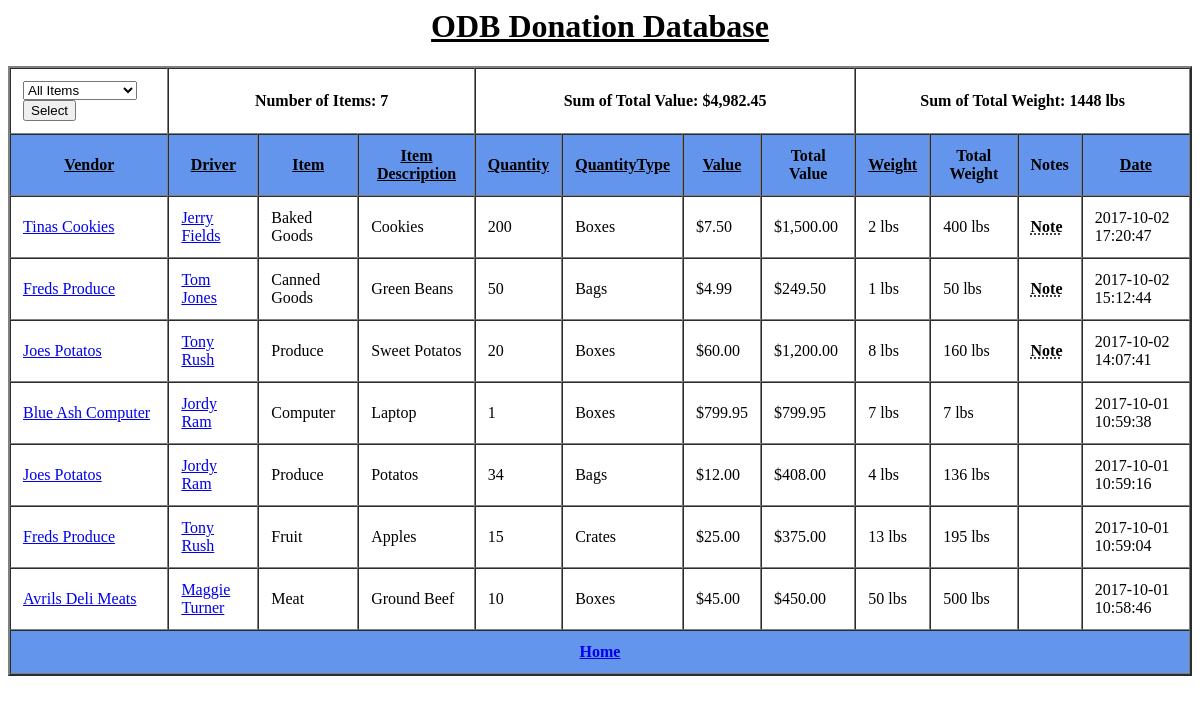
Before: /list.php with the older database file.
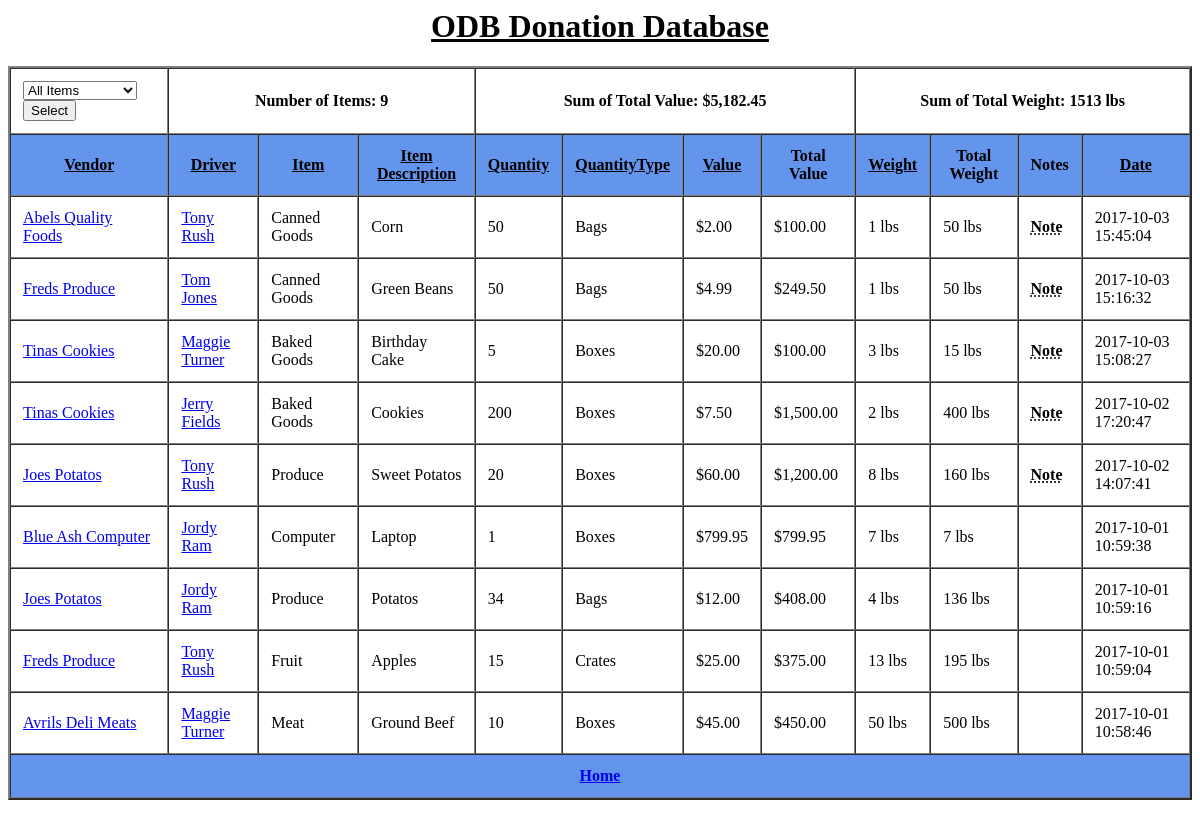
After: the same page with the newer database file.
### tables this page shows
CREATE TABLE `Donation` (
  `Id` int(11) NOT NULL AUTO_INCREMENT,
  `Vendor` int(11) NOT NULL,
  `Driver` varchar(50) NOT NULL,
  `Items` varchar(50) NOT NULL,
  `ItemDesc` varchar(50) NOT NULL,
  `Quantity` int(11) NOT NULL,
  `QuantityType` varchar(50) NOT NULL,
  `Value` decimal(10,2) NOT NULL,
  `Weight` double NOT NULL,
  `Notes` varchar(250) DEFAULT NULL,
  `Date` datetime NOT NULL DEFAULT CURRENT_TIMESTAMP,
  `Initialize` datetime NOT NULL DEFAULT CURRENT_TIMESTAMP,
  PRIMARY KEY (`Id`),
  UNIQUE KEY `Id` (`Id`)
);

CREATE TABLE `Vendor` (
  `Id` int(11) NOT NULL AUTO_INCREMENT,
  `Vendor` varchar(75) NOT NULL,
  `Contact` varchar(75) NOT NULL,
  `Email` varchar(75) NOT NULL,
  `Address` varchar(150) NOT NULL,
  `City` varchar(50) NOT NULL,
  `State` varchar(50) NOT NULL,
  `ZipCode` varchar(10) NOT NULL,
  `PhoneNumber` varchar(12) NOT NULL,
  PRIMARY KEY (`Id`),
  UNIQUE KEY `Id` (`Id`)
);

### list.php (the view, shortened to what the changed rows need)
<html>
 <head>
 </head>
 <?php
        require 'creds.php';
        if ( isset($_POST['itemType']) )
        {
            $varType = $_POST['itemType'];
            if ( $varType == 'ALL' )
            {
                $sql1 = "SELECT * FROM Donation";
                $sql2 = "SELECT SUM(Quantity * Weight) as sum_weight FROM Donation";
                $sql3 = "SELECT SUM(Quantity * Value) as sum_value FROM Donation";
            }
            else
            {
                $sql1 = "SELECT * FROM Donation WHERE Items = '$varType'";
                $sql2 = "SELECT SUM(Quantity * Weight) as sum_weight FROM Donation WHERE Items = '$varType'";
                $sql3 = "SELECT SUM(Quantity * Value) as sum_value FROM Donation WHERE Items = '$varType'";
            }
        }
        else
        {
            $varType = 'ALL';
            $sql1 = "SELECT * FROM Donation";
            $sql2 = "SELECT SUM(Quantity * Weight) as sum_weight FROM Donation";
            $sql3 = "SELECT SUM(QUantity * Value) as sum_value FROM Donation";
        }
        $result = $conn->query($sql1);
        $numItems = mysqli_num_rows($result);
        $result = $conn->query($sql2);
        $totalWeight = mysqli_fetch_assoc($result);
        $result = $conn->query($sql3);
        $totalValue = mysqli_fetch_assoc($result);
    ?>
 <body>
    <center><h1><u>ODB Donation Database</u></h1></center>
    <form name="RecordType" method="post" action="">
    <table border="2" cellpadding="12" cellspacing="0px" align="center">
    <p style="font-size:10px">
    <TR>
        <?php
          $sql = "SELECT * FROM ItemType ORDER BY Item";
        ?>
        <TD colspan="3" align="center"><b>Number of Items: <?php echo $numItems; ?></b></TD>
        <TD colspan="4" align="center"><b>Sum of Total Value: $<?php echo number_format($totalValue['sum_value'],2); ?></b></TD>
        <TD colspan="4" align="center"><b>Sum of Total Weight: <?php echo $totalWeight['sum_weight']; ?> lbs</b></TD>
    </TR>
    <TR>
        <TH bgcolor=#6495ED><a href="list.php?sort=Vendor&itemType=<?php echo $varType ?>" style="color:black">Vendor</a></TH>
        <TH bgcolor=#6495ED><a href="list.php?sort=Driver&itemType=<?php echo $varType ?>" style="color:black">Driver</a></TH>
        <TH bgcolor=#6495ED><a href="list.php?sort=Items&itemType=<?php echo $varType ?>" style="color:black">Item</a></TH>
        <TH bgcolor=#6495ED><a href="list.php?sort=ItemDesc&itemType=<?php echo $varType ?>" style="color:black">Item Description</a></TH>
        <TH bgcolor=#6495ED><a href="list.php?sort=Quantity&itemType=<?php echo $varType ?>" style="color:black">Quantity</a></TH>
        <TH bgcolor=#6495ED><a href="list.php?sort=QuantityType&itemType=<?php echo $varType ?>" style="color:black">QuantityType</a></TH>
        <TH bgcolor=#6495ED><a href="list.php?sort=Value&itemType=<?php echo $varType ?>" style="color:black">Value</a></TH>
        <TH bgcolor=#6495ED><a style="color:black"> Total Value</a></TH>
        <TH bgcolor=#6495ED><a href="list.php?sort=Weight&itemType=<?php echo $varType ?>" style="color:black">Weight</a></TH>
        <TH bgcolor=#6495ED><a style="color:black">Total Weight</a></TH>
        <TH bgcolor=#6495ED><a style="color:black">Notes</a></TH>
        <TH bgcolor=#6495ED><a href="list.php?sort=Date&itemType=<?php echo $varType ?>" style="color:black">Date</a></TH>
    </TR>
    <?php
    if (empty($varType) || $varType == 'ALL')
    {
    $sql = "SELECT Donation.Id As RecordId, Donation.Vendor AS VendorId, Vendor.Contact AS Name, Donation.Notes,
            Vendor.Email AS Email, Vendor.Vendor AS Vendor, Donation.Driver AS Driver, Donation.Items,
            Donation.ItemDesc, Donation.QuantityType, Donation.Quantity, Donation.Value, Donation.Weight, Donation.Date
            FROM `Donation` INNER JOIN Vendor on Donation.Vendor = Vendor.Id";
    }
    if (!empty($_GET['sort']))
    {
    if ($_GET['sort'] == 'RecordId')
    {
        $sql .= " ORDER BY RecordId";
    }
    if ($_GET['sort'] == 'Name')
    {
        $sql .= " ORDER BY Name";
    }
    elseif ($_GET['sort'] == 'Vendor')
    {
        $sql .= " ORDER BY Vendor";
    }
    elseif ($_GET['sort'] == 'Email')
    {
        $sql .= " ORDER BY Email";
    }
    elseif ($_GET['sort'] == 'Driver')
    {
        $sql .= " ORDER BY Driver";
    }
    elseif ($_GET['sort'] == 'Items')
    {
        $sql .= " ORDER BY Items";
    }
    elseif ($_GET['sort'] == 'ItemDesc')
    {
        $sql .= " ORDER BY ItemDesc";
    }
    elseif ($_GET['sort'] == 'QuantityType')
    {
        $sql .= " ORDER BY QuantityType";
    }
    elseif ($_GET['sort'] == 'Quantity')
    {
        $sql .= " ORDER BY Quantity";
    }
    elseif ($_GET['sort'] == 'Value')
    {
        $sql .= " ORDER BY Value";
    }
    elseif ($_GET['sort'] == 'Weight')
    {
        $sql .= " ORDER BY Weight";
    }
    elseif ($_GET['sort'] == 'Date')
    {
        $sql .= " ORDER BY Date";
    }
    }
    else
    {
        $sql .= " ORDER BY Date DESC";
    }
    $result = $conn->query($sql);
    if ( $result->num_rows > 0 )
    {
        while( $row = $result->fetch_assoc() )
        {
            echo "  <TR>\n";
            echo "   <TD><a href='edit.php?id=".$row['RecordId']."'>" .$row['Vendor']. "</a></TD>\n";
            echo "   <TD><a href='editdriver.php?name=".$row['Driver']."'>" .$row['Driver']. "</a></TD>\n";
            echo "   <TD>".$row['Items']."</TD>\n";
            echo "   <TD>".$row['ItemDesc']."</TD>\n";
            echo "   <TD>".$row['Quantity']."</TD>\n";
            echo "   <TD>".$row['QuantityType']."</TD>\n";
            echo "   <TD>$".number_format($row['Value'],2)."</TD>\n";
            echo "   <TD>$".number_format($row['Value'] * $row['Quantity'],2)."</TD>\n";
            echo "   <TD>".$row['Weight']." lbs</TD>\n";
            echo "   <TD>".$row['Weight'] * $row['Quantity']." lbs</TD>\n";
            if (!empty($row['Notes']))
            {
                echo "   <TD><abbr title=\"".$row['Notes']."\"><b>Note</b></abbr></TD>\n";
            }
            else
            {
                echo "   <TD></TD>\n";
            }
            echo "   <TD>".$row['Date']."</TD>\n";
        }
    }
    echo " </p>\n";
    echo " <tr bgcolor='#6495ED'>\n";
    echo "  <th colspan='13' align='center' border='1'><a href='index.php'>Home</a></th>\n";
    echo " </tr>\n";
    echo "</table>\n";
    ?>
    </form>
 </body>
</html>

Changed rows visible on the page:
added donation: vendor.Vendor "Abels Quality Foods", Driver "Tony Rush", Items "Canned Goods", ItemDesc "Corn", Quantity "50", QuantityType "Bags", Value "2.00", $row['Value'] * $row['Quantity'] "100.00", Weight "1", $row['Weight']*$row['Quantity'] "50", Date "2017-10-03 15:45:04"
changed donation "Tom Jones": Date "2017-10-02 15:12:44" → "2017-10-03 15:16:32"; moves up the list
added donation: vendor.Vendor "Tinas Cookies", Driver "Maggie Turner", Items "Baked Goods", ItemDesc "Birthday Cake", Quantity "5", QuantityType "Boxes", Value "20.00", $row['Value'] * $row['Quantity'] "100.00", Weight "3", $row['Weight'] * $row['Quantity'] "15", Date "2017-10-03 15:08:27"
Other visible differences:
$numItems: "7" → "9"
$totalValue['sum_value']: "4,982.45" → "5,182.45"
$totalWeight['sum_weight']: "1448" → "1513"
